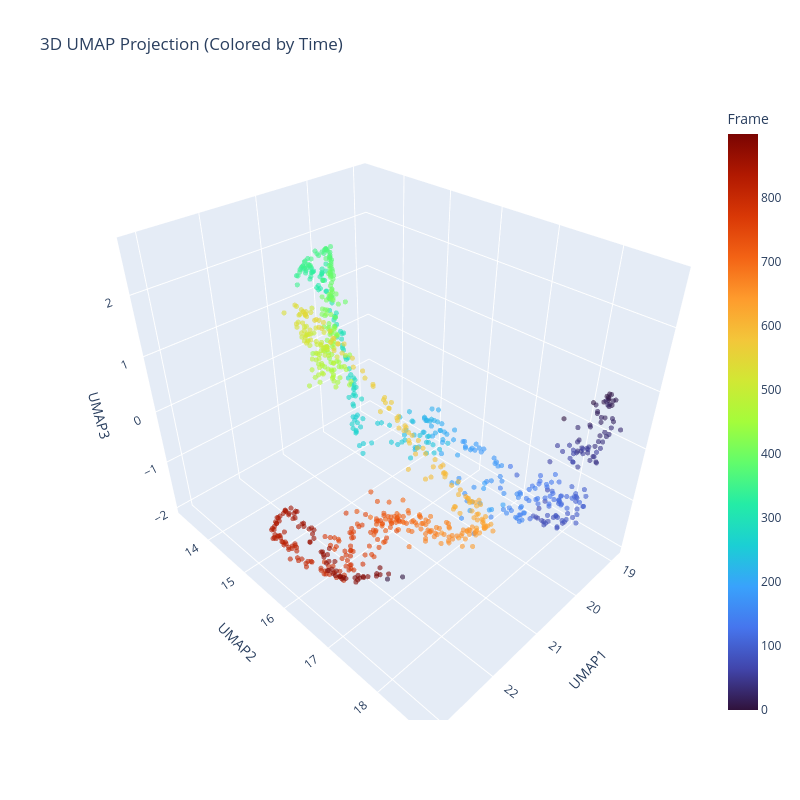

Notebook source saved alongside this figure:
### Markdown cell above
### Step 3: Non-linear Manifold Learning (UMAP)
Use UMAP to unfold the neural manifold and reveal complex non-linear structures hidden in the PCA projection.

### Code cell
# Prepare Data
X = average_response_matrix_total.values
scaler = StandardScaler()
X_scaled = scaler.fit_transform(X)

print("Running UMAP (2D)...")
reducer = umap.UMAP(n_neighbors=30, min_dist=0.1, n_components=2, random_state=42)
embedding = reducer.fit_transform(X_scaled)

# 2D Visualization
fig, ax = plt.subplots(figsize=(12, 10))
sc = ax.scatter(embedding[:, 0], embedding[:, 1], c=frame_complexity, cmap='inferno', s=15, alpha=0.8)
ax.plot(embedding[:, 0], embedding[:, 1], color=viz_style.WHITE, alpha=0.2, linewidth=0.5)

viz_style.format_axis(ax, title='UMAP PROJECTION (2D)', xlabel='UMAP 1', ylabel='UMAP 2')
plt.colorbar(sc, label='Image Complexity')
plt.show()

# 3D Interactive Visualization
print("Running UMAP (3D)...")
reducer_3d = umap.UMAP(n_neighbors=30, min_dist=0.1, n_components=3, random_state=42)
embedding_3d = reducer_3d.fit_transform(X_scaled)

df_umap_3d = pd.DataFrame(embedding_3d, columns=['UMAP1', 'UMAP2', 'UMAP3'])
df_umap_3d['Frame'] = np.arange(len(df_umap_3d))
df_umap_3d['Complexity'] = frame_complexity

# Save to CSV
output_csv_path = Path(f"../Dataset/Processed/{session_id}/umap_3d_embedding.csv")
df_umap_3d.to_csv(output_csv_path, index=False)
print(f"Saved 3D UMAP embedding to {output_csv_path}")

fig = px.scatter_3d(
    df_umap_3d, x='UMAP1', y='UMAP2', z='UMAP3',
    color='Frame',
    hover_data=['Complexity'],
    title='3D UMAP Projection (Colored by Time)',
    color_continuous_scale='Turbo',
    opacity=0.6, width=800, height=800
)
fig.update_traces(marker=dict(size=3))
fig.show()

### Figure 1 — Plotly figure (JSON) as saved in the notebook; plotly's stock layout.template omitted (floating-point values rounded to 4 significant figures; data arrays with more than 128 entries replaced by an {"elided": "..."} marker saying what was removed)
{"data": [{"customdata": {"elided": "900x1 float values"}, "hovertemplate": "UMAP1=%{x}<br>UMAP2=%{y}<br>UMAP3=%{z}<br>Complexity=%{customdata[0]}<br>Frame=%{marker.color}<extra></extra>", "legendgroup": "", "marker": {"color": {"elided": "900 int values"}, "coloraxis": "coloraxis", "opacity": 0.6, "size": 3, "symbol": "circle"}, "mode": "markers", "name": "", "scene": "scene", "showlegend": false, "type": "scatter3d", "x": {"elided": "900 float values"}, "y": {"elided": "900 float values"}, "z": {"elided": "900 float values"}}], "layout": {"coloraxis": {"colorbar": {"title": {"text": "Frame"}}, "colorscale": [[0, "#30123b"], [0.07143, "#4145ab"], [0.1429, "#4675ed"], [0.2143, "#39a2fc"], [0.2857, "#1bcfd4"], [0.3571, "#24eca6"], [0.4286, "#61fc6c"], [0.5, "#a4fc3b"], [0.5714, "#d1e834"], [0.6429, "#f3c63a"], [0.7143, "#fe9b2d"], [0.7857, "#f36315"], [0.8571, "#d93806"], [0.9286, "#b11901"], [1, "#7a0402"]]}, "height": 800, "legend": {"tracegroupgap": 0}, "scene": {"domain": {"x": [0, 1], "y": [0, 1]}, "xaxis": {"title": {"text": "UMAP1"}}, "yaxis": {"title": {"text": "UMAP2"}}, "zaxis": {"title": {"text": "UMAP3"}}}, "title": {"text": "3D UMAP Projection (Colored by Time)"}, "width": 800}}
